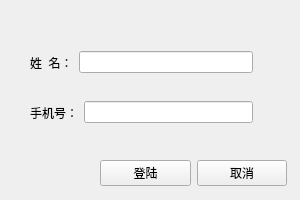
<?xml version="1.0" encoding="UTF-8"?>
<ui version="4.0">
 <class>MemberLoginWidget</class>
 <widget class="QWidget" name="MemberLoginWidget">
  <property name="geometry">
   <rect>
    <x>0</x>
    <y>0</y>
    <width>300</width>
    <height>200</height>
   </rect>
  </property>
  <property name="windowTitle">
   <string>会员登陆</string>
  </property>
  <widget class="QWidget" name="">
   <property name="geometry">
    <rect>
     <x>30</x>
     <y>50</y>
     <width>223</width>
     <height>25</height>
    </rect>
   </property>
   <layout class="QHBoxLayout" name="horizontalLayout">
    <item>
     <widget class="QLabel" name="Name_label">
      <property name="text">
       <string>姓  名：</string>
      </property>
     </widget>
    </item>
    <item>
     <widget class="QLineEdit" name="Name_lineEdit"/>
    </item>
   </layout>
  </widget>
  <widget class="QWidget" name="">
   <property name="geometry">
    <rect>
     <x>30</x>
     <y>100</y>
     <width>223</width>
     <height>25</height>
    </rect>
   </property>
   <layout class="QHBoxLayout" name="horizontalLayout_2">
    <item>
     <widget class="QLabel" name="Tel_label">
      <property name="text">
       <string>手机号：</string>
      </property>
     </widget>
    </item>
    <item>
     <widget class="QLineEdit" name="Tel_lineEdit"/>
    </item>
   </layout>
  </widget>
  <widget class="QWidget" name="">
   <property name="geometry">
    <rect>
     <x>100</x>
     <y>160</y>
     <width>187</width>
     <height>26</height>
    </rect>
   </property>
   <layout class="QHBoxLayout" name="horizontalLayout_3">
    <item>
     <widget class="QPushButton" name="Confirm_pushButton">
      <property name="text">
       <string>登陆</string>
      </property>
     </widget>
    </item>
    <item>
     <widget class="QPushButton" name="Cancle_pushButton">
      <property name="text">
       <string>取消</string>
      </property>
     </widget>
    </item>
   </layout>
  </widget>
  <zorder>Name_label</zorder>
  <zorder>Tel_label</zorder>
  <zorder>Name_lineEdit</zorder>
  <zorder>Tel_lineEdit</zorder>
  <zorder>Name_label</zorder>
  <zorder>Confirm_pushButton</zorder>
  <zorder>Cancle_pushButton</zorder>
 </widget>
 <resources/>
 <connections/>
</ui>
